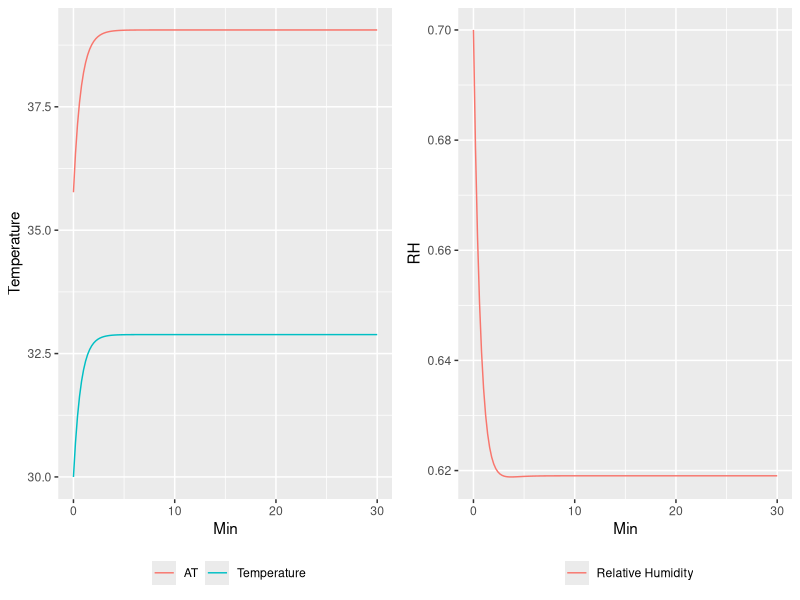

This figure's R source:
#with perspiration heat loss
#2:  Add humidity

library(deSolve)
library(ggplot2)
require(gridExtra)

START<-0; FINISH<-30; STEP<-0.2
simtime <- seq(START, FINISH, by=STEP)

auxs    <- c(aInputTemp=30, aACRate=60, aVolume = 15000,
             aNsheep=20000, aPowerSheep=68,
             aInputRH = 0.7)

auxs["aHeatCapacity"] <- auxs["aVolume"] * 1.2 * 1005

stocks  <- c(sTemp=as.numeric(auxs["aInputTemp"]),
             sRH=as.numeric(auxs["aInputRH"]))

sweatingR <- function(T){

  if (T <27.5) {
    return (11.95) 
  } else if (T < 35) {
    return (1.1665* T^2 - 64.166*T + 894.35 )
  } else {
    return (4.2976*T - 71.289 )
  }
}

sVaporPressure = function(T) {
  return (610.5* exp(17.27*T/(237.7+T)))
}

relativeHumidity = function(AH,T){
  return (AH/1000* 461.5*(T+273)/sVaporPressure(T))
}

evaporationRate = function(RH,T){
  if (RH>1) return (0)
  else return (329*exp(0.0063*(T-20))*(1-RH))
}

apparentTemperature = function(T,RH){
  return (T + 0.33*sVaporPressure(T)/100*RH - 4.00)
}

model <- function(time, stocks, auxs){
  with(as.list(c(stocks, auxs)),{
    aRateVent = (aInputTemp - sTemp)*aACRate/60
    aHRateSheep = aNsheep*aPowerSheep*60
    

    aWaterMass = min(sweatingR((aInputTemp+sTemp)/2),
                     evaporationRate(sRH,(aInputTemp+sTemp)/2))* 1.3*aNsheep/60
    aHRateEvaporation = aWaterMass*2260

    
    aAH_Evaporation = aWaterMass / aVolume
    aRH_Evaporation = relativeHumidity(aAH_Evaporation,sTemp)
    aRH_Vent = (aInputRH/sVaporPressure(sTemp)*sVaporPressure(aInputTemp)-sRH)*aACRate/60
    
    #
    d_sRH_dt = aRH_Evaporation+aRH_Vent
#    if (sRH>=1) {
#      aHRateEvaporation = 0
#    }
    if (sRH+d_sRH_dt>=1) {
#      aHRateEvaporation = (1-sRH)/d_sRH_dt*aHRateEvaporation
#      aHRateEvaporation=0
#      aRH_Evaporation = 0
      d_sRH_dt = 1 - sRH
    }
    if (sRH+d_sRH_dt<0) {d_sRH_dt = - sRH}
    
    
    
    d_sTemp_dt = aRateVent + (aHRateSheep- aHRateEvaporation)/aHeatCapacity
    aRH_Temp = sRH*( sVaporPressure(sTemp)/sVaporPressure(sTemp+d_sTemp_dt) - 1)
    d_sRH_dt = aRH_Evaporation+aRH_Vent+aRH_Temp
    aApparentTemperature = apparentTemperature(sTemp,sRH)
    
    return (list(c(d_sTemp_dt,d_sRH_dt),aRateVent=aRateVent,
                 aHEvap = aHRateEvaporation, aWM = aWaterMass,
                 aAT=aApparentTemperature)
            )
  })
}

o<-data.frame(ode(y=stocks, times=simtime, func = model, 
                  parms=auxs, method="euler"))


p1<-ggplot()+
  geom_line(data=o,aes(time,sTemp,color="Temperature"))+
  geom_line(data=o,aes(time,aAT,color="AT"))+
  ylab("Temperature")+
  xlab("Min")+labs(color="")+
  theme(legend.position="bottom")

p2<-ggplot()+
  geom_line(data=o,aes(time,sRH,color="Relative Humidity"))+
  ylab("RH")+
  xlab("Min")+labs(color="")+
  theme(legend.position="bottom")

grid.arrange(p1, p2,nrow=1, ncol=2)
